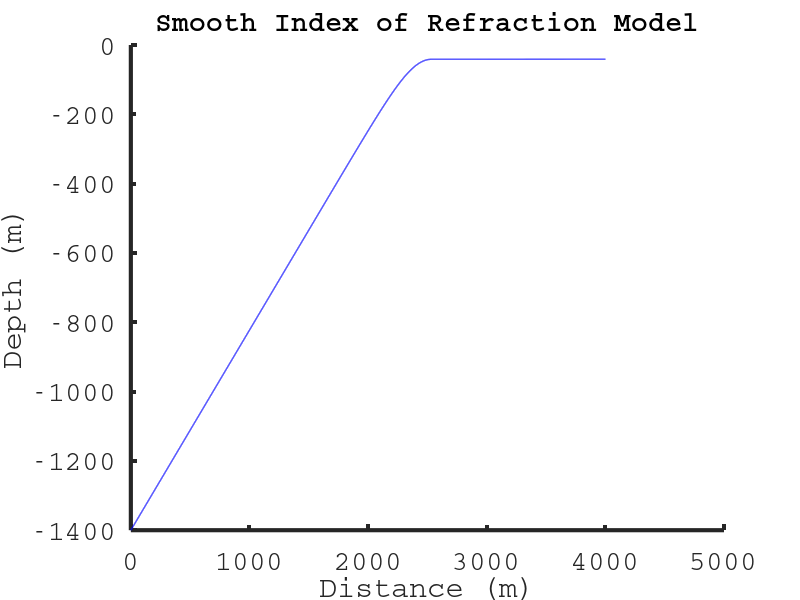

MATLAB code to generate this figure:
function RayProp_jch

c0 = 299792458; %Speed of light, m/s
%~ f = @nfirnmeas_SPICE; %Function handle for firn from SPICE Core
%~ f = @nfirnmeas1; %Function handle for firn measurement #1
%~ f = @nfirn;
f = @nfirn_sp;
zmax=0; %Maximum depth of the medium
zmin=-1500; %Minimum depth of the medium
z0 = -1400; %Position of the emitter in z coordinate
x0 = 0.0; %Position of the emitter in x coordinate
reflection = 1; %Account for reflections?
dt = 1/c0; %time steps, 1 meter divided by speed of light in m/s
tend = 20000.0/c0; %end time, n time steps
%~ dangle=0.4; %angular step, in degrees
%~ angrange = 10:dangle:25; %angular range
rx_extent = 0.5; %sqrt(area) of receiver
the_angle = 30.0;

% Position of receivers:
% x, zupper, zlower
rx = [4000.0 -199.0 -200.0];
% find receiver that is furthest away
xmaxrx = max(rx(:,1));

figure(1,'Position',[0,0,1200,240]);
linew = 3.0;
fon = "Courier";
fonts = 20.0;
linewc = 0.0;
linewc2 = 4.0;
hold on;
set(gca, "linewidth", linew, "fontname", fon,"fontsize",fonts);
xlabel('Distance (m)');
ylabel('Depth (m)');
title("Smooth Index of Refraction Model","fontname", fon,"fontsize",fonts);
z = z0;
x = x0;
alpha = the_angle/180.0*pi;
t = 0;
goon = 1;
tarray = [];
alpharray = [];
narray = [];
xarray = [];
zarray = [];
while goon
	tarray = [tarray; t];
	xarray = [xarray; x];
	zarray = [zarray; z];
	n = f(z);
	zold = z;
	xold =x;
	z = z + sin(alpha)*dt*c0/(n);
	x = x + cos(alpha)*dt*c0/(n);
	if(z>=0 && reflection)
		alpha = -alpha;
		z = 0;
	end
	if(abs(z-zold)>1e-4)
		dndz = (f(z)-f(zold))/(z-zold);
	else
		dndz = (f(z)-f(z-1e-4))/(z-1e-4);
	end
	dcdz = -dndz*c0/(n*n);
	dalpha = -dt*cos(alpha)*dcdz;
	alpha = alpha+dalpha;
	alpharray = [alpharray; alpha];
	narray = [narray; n];
	t = t + dt;
	if (t>tend), goon = 0; end
	if (x>xmaxrx), goon = 0; end
end
xarray = [xarray; x];
zarray = [zarray; z];
plot (xarray,zarray,'-','LineWidth',1,'Color','b','Linestyle','-')

%The saved graph.
print -dpdf 'May10_plot1.pdf'
end

function y = nfirn(z)
y = 1.0 + 0.86*(1.0 - 0.638 * exp(z/34.7) );
end

function y = nfirn_sp(z)
y = 1.78-0.427*exp(z/71.0);
end

function y = nfirnmeas_SPICE(z)
data = load('/home/jordan/ANewHope/SPICE_data.dat');
vdepth = -data(:,1);
vrho = data(:,2);
if z<=0,
    itemp = find(z<=vdepth);
    if(length(itemp)>=length(vdepth))
		y = nfirn_sp(z);
	else
		idepth = itemp(end);
		rho = vrho(idepth) + (vrho(idepth+1) - vrho(idepth))/(vdepth(idepth+1) - vdepth(idepth))*(z - vdepth(idepth));
		rho=rho/1000; %scale to density of water
		y = 1 + 0.86*rho;
	end
else
    y = 1;
end
end
